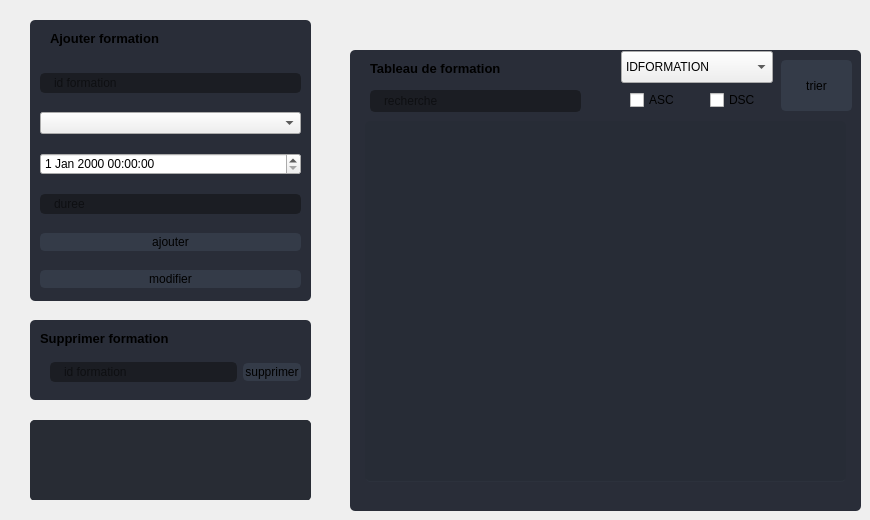
        <widget class="QWidget" name="page_2">
         <property name="styleSheet">
          <string notr="true">QFrame{
background-color: rgb(41, 45, 56);
border-radius: 5px;
}
QPushButton {
	border: 2px solid rgb(52, 59, 72);
	border-radius: 5px;	
	background-color: rgb(52, 59, 72);
}
QPushButton:hover {
	background-color: rgb(57, 65, 80);
	border: 2px solid rgb(61, 70, 86);
}
QPushButton:pressed {	
	background-color: rgb(35, 40, 49);
	border: 2px solid rgb(43, 50, 61);
}
QTableView {	
	background-color: rgb(39, 44, 54);
	padding: 10px;
	border-radius: 5px;
	gridline-color: rgb(44, 49, 60);
	border-bottom: 1px solid rgb(44, 49, 60);
}
QTableView::item{
	border-color: rgb(44, 49, 60);
	padding-left: 5px;
	padding-right: 5px;
	gridline-color: rgb(44, 49, 60);
}
QTableView::item:selected{
	background-color: rgb(85, 170, 255);
}
QScrollBar:horizontal {
    border: none;
    background: rgb(52, 59, 72);
    height: 14px;
    margin: 0px 21px 0 21px;
	border-radius: 0px;
}
 QScrollBar:vertical {
	border: none;
    background: rgb(52, 59, 72);
    width: 14px;
    margin: 21px 0 21px 0;
	border-radius: 0px;
 }
/*QTableView::section{
	Background-color: rgb(39, 44, 54);
	max-width: 30px;
	border: 1px solid rgb(44, 49, 60);
	border-style: none;
    border-bottom: 1px solid rgb(44, 49, 60);
    border-right: 1px solid rgb(44, 49, 60);
}
QTableView::horizontalHeader {	
	background-color: rgb(81, 255, 0);
}
QTableView::section:horizontal
{
    border: 1px solid rgb(32, 34, 42);
	background-color: red;
	padding: 3px;
	border-top-left-radius: 7px;
    border-top-right-radius: 7px;
}
QTableView::section:vertical
{
    border: 1px solid rgb(44, 49, 60);
	background-color: red;

}*/
/**********************************/
QTableCornerButton::section
{
	background-color: rgb(39, 44, 54);
    color: #fff;

}


QHeaderView::section
{
	border-top: 0px;
	border-bottom: 1px solid gray;
	border-right: 1px solid gray;
	background-color: rgb(39, 44, 54);
    margin-top:1px;
	margin-bottom:1px;
	padding: 5px;

}



/*QHeaderView::section:checked:disabled
{
    color: #656565;
    background-color: #525251;

}*/


QHeaderView::section::vertical::first,
QHeaderView::section::vertical::only-one
{
    border-top: 1px solid rgb(39, 44, 54);

}


QHeaderView::section::vertical
{
   background-color:rgb(52, 59, 72);
    border-top: 1px solid rgb(39, 44, 54);

}


QHeaderView::section::horizontal::first,
QHeaderView::section::horizontal::only-one
{
    border-left: 1px solid rgb(39, 44, 54);

}


QHeaderView::section::horizontal
{
	background-color:rgb(52, 59, 72);

    border-left: 1px solid rgb(39, 44, 54);

}
/**********************************/
QLineEdit {
	background-color: rgb(27, 29, 35);
	border-radius: 5px;
	border: 2px solid rgb(27, 29, 35);
	padding-left: 10px;
}
QLineEdit:hover {
	border: 2px solid rgb(64, 71, 88);
}
QLineEdit:focus {
	border: 2px solid rgb(91, 101, 124);
}
</string>
         </property>
         <widget class="QFrame" name="frame_2">
          <property name="geometry">
           <rect>
            <x>30</x>
            <y>20</y>
            <width>281</width>
            <height>281</height>
           </rect>
          </property>
          <property name="frameShape">
           <enum>QFrame::StyledPanel</enum>
          </property>
          <property name="frameShadow">
           <enum>QFrame::Raised</enum>
          </property>
          <widget class="QLabel" name="label_4">
           <property name="geometry">
            <rect>
             <x>20</x>
             <y>10</y>
             <width>171</width>
             <height>16</height>
            </rect>
           </property>
           <property name="font">
            <font>
             <family>Segoe UI</family>
             <pointsize>10</pointsize>
             <weight>75</weight>
             <bold>true</bold>
            </font>
           </property>
           <property name="text">
            <string>Ajouter formation</string>
           </property>
          </widget>
          <widget class="QWidget" name="layoutWidget_7">
           <property name="geometry">
            <rect>
             <x>10</x>
             <y>40</y>
             <width>261</width>
             <height>241</height>
            </rect>
           </property>
           <layout class="QVBoxLayout" name="verticalLayout">
            <item>
             <widget class="QLineEdit" name="le_idformation">
              <property name="placeholderText">
               <string>id formation</string>
              </property>
             </widget>
            </item>
            <item>
             <widget class="QComboBox" name="comboBox_2"/>
            </item>
            <item>
             <widget class="QDateTimeEdit" name="dateTimeEdit"/>
            </item>
            <item>
             <widget class="QLineEdit" name="le_duree">
              <property name="placeholderText">
               <string>duree</string>
              </property>
             </widget>
            </item>
            <item>
             <widget class="QPushButton" name="pb_ajouterformation">
              <property name="text">
               <string>ajouter</string>
              </property>
             </widget>
            </item>
            <item>
             <widget class="QPushButton" name="pb_modifierformation">
              <property name="text">
               <string>modifier</string>
              </property>
             </widget>
            </item>
           </layout>
          </widget>
         </widget>
         <widget class="QFrame" name="frame_3">
          <property name="geometry">
           <rect>
            <x>30</x>
            <y>320</y>
            <width>281</width>
            <height>80</height>
           </rect>
          </property>
          <property name="frameShape">
           <enum>QFrame::StyledPanel</enum>
          </property>
          <property name="frameShadow">
           <enum>QFrame::Raised</enum>
          </property>
          <widget class="QLabel" name="label_5">
           <property name="geometry">
            <rect>
             <x>10</x>
             <y>10</y>
             <width>181</width>
             <height>16</height>
            </rect>
           </property>
           <property name="font">
            <font>
             <family>Segoe UI</family>
             <pointsize>10</pointsize>
             <weight>75</weight>
             <bold>true</bold>
            </font>
           </property>
           <property name="text">
            <string>Supprimer formation</string>
           </property>
          </widget>
          <widget class="QWidget" name="layoutWidget_8">
           <property name="geometry">
            <rect>
             <x>20</x>
             <y>40</y>
             <width>251</width>
             <height>24</height>
            </rect>
           </property>
           <layout class="QHBoxLayout" name="horizontalLayout_2">
            <item>
             <widget class="QLineEdit" name="le_supprimerformation">
              <property name="placeholderText">
               <string>id formation</string>
              </property>
             </widget>
            </item>
            <item>
             <widget class="QPushButton" name="pb_supprimerformation">
              <property name="text">
               <string>supprimer</string>
              </property>
             </widget>
            </item>
           </layout>
          </widget>
         </widget>
         <widget class="QFrame" name="frame_16">
          <property name="geometry">
           <rect>
            <x>350</x>
            <y>50</y>
            <width>511</width>
            <height>461</height>
           </rect>
          </property>
          <property name="frameShape">
           <enum>QFrame::StyledPanel</enum>
          </property>
          <property name="frameShadow">
           <enum>QFrame::Raised</enum>
          </property>
          <widget class="QTableView" name="tableView_2">
           <property name="geometry">
            <rect>
             <x>15</x>
             <y>71</y>
             <width>481</width>
             <height>361</height>
            </rect>
           </property>
           <property name="styleSheet">
            <string notr="true"/>
           </property>
          </widget>
          <widget class="QLineEdit" name="le_searchformation">
           <property name="geometry">
            <rect>
             <x>20</x>
             <y>40</y>
             <width>211</width>
             <height>22</height>
            </rect>
           </property>
           <property name="placeholderText">
            <string>recherche</string>
           </property>
          </widget>
          <widget class="QLabel" name="label_6">
           <property name="geometry">
            <rect>
             <x>20</x>
             <y>10</y>
             <width>221</width>
             <height>16</height>
            </rect>
           </property>
           <property name="font">
            <font>
             <family>Segoe UI</family>
             <pointsize>10</pointsize>
             <weight>75</weight>
             <bold>true</bold>
            </font>
           </property>
           <property name="text">
            <string>Tableau de formation</string>
           </property>
          </widget>
          <widget class="QComboBox" name="combo_boxtri">
           <property name="geometry">
            <rect>
             <x>271</x>
             <y>1</y>
             <width>152</width>
             <height>32</height>
            </rect>
           </property>
           <item>
            <property name="text">
             <string>IDFORMATION</string>
            </property>
           </item>
           <item>
            <property name="text">
             <string>IDFORMATEUR</string>
            </property>
           </item>
           <item>
            <property name="text">
             <string>DATEFORMATION</string>
            </property>
           </item>
           <item>
            <property name="text">
             <string>DUREE</string>
            </property>
           </item>
          </widget>
          <widget class="QCheckBox" name="cbdsc">
           <property name="geometry">
            <rect>
             <x>280</x>
             <y>40</y>
             <width>51</width>
             <height>20</height>
            </rect>
           </property>
           <property name="text">
            <string>ASC</string>
           </property>
          </widget>
          <widget class="QCheckBox" name="cbasc">
           <property name="geometry">
            <rect>
             <x>360</x>
             <y>40</y>
             <width>51</width>
             <height>20</height>
            </rect>
           </property>
           <property name="text">
            <string>DSC</string>
           </property>
          </widget>
          <widget class="QPushButton" name="pushButton_12">
           <property name="geometry">
            <rect>
             <x>431</x>
             <y>10</y>
             <width>71</width>
             <height>51</height>
            </rect>
           </property>
           <property name="text">
            <string>trier</string>
           </property>
          </widget>
         </widget>
         <widget class="QFrame" name="frame_17">
          <property name="geometry">
           <rect>
            <x>30</x>
            <y>420</y>
            <width>281</width>
            <height>80</height>
           </rect>
          </property>
          <property name="frameShape">
           <enum>QFrame::StyledPanel</enum>
          </property>
          <property name="frameShadow">
           <enum>QFrame::Raised</enum>
          </property>
          <widget class="QPushButton" name="pushButton_6">
           <property name="geometry">
            <rect>
             <x>0</x>
             <y>0</y>
             <width>281</width>
             <height>81</height>
            </rect>
           </property>
           <property name="styleSheet">
            <string notr="true">QPushButton {
	background-image: url(c:/Users/user/Documents/Ressources_Humaines/icons/16x16/cil-description.png);
	background-position: center;
	background-repeat: no-reperat;
	border: none;
	background-color: rgb(40, 44, 52);
}
QPushButton:hover {
	background-color: rgb(33, 37, 43);
}
QPushButton:pressed {	
	background-color: rgb(85, 170, 255);
}</string>
           </property>
           <property name="text">
            <string/>
           </property>
          </widget>
         </widget>
        </widget>
